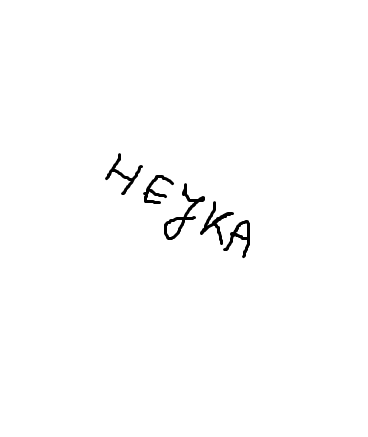
#> input picture data/hejka.png, 368 x 437 px
$ python straightenImage.py
#> lines starting #> are read from the running program, lines starting #| are printed output that depends on the picture; after the words box and inside, x2 and y2 are one past the last pixel; in counts of white or black regions, pixels touching at a corner belong together
#> further down, scan is the input picture: shape (437, 368, 3); min 0, max 255, mean 252.6
import os
import cv2
import numpy as np


def BGRtoGRAY(image):
  if image.shape[2] == 3:
    return cv2.cvtColor(image, cv2.COLOR_BGR2GRAY)
  else:
    return image

def morphOpen(image, kernelSize):
  kernel = np.ones((kernelSize, kernelSize),np.uint8)
  return cv2.morphologyEx(image, cv2.MORPH_OPEN, kernel)

def straightenImage(image, kernelSize=3):
  gray = BGRtoGRAY(image)
  gray = cv2.bitwise_not(gray)
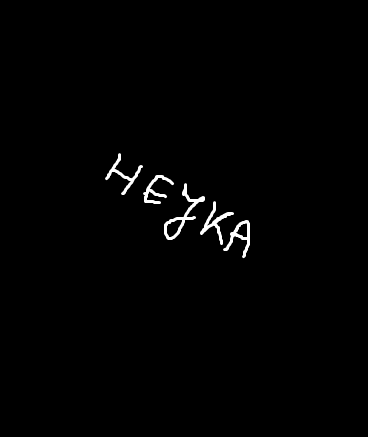
#> gray: shape (437, 368); min 0, max 255, mean 2.4
  thresh = cv2.threshold(gray, 0, 255, cv2.THRESH_BINARY | cv2.THRESH_OTSU)[1]
#> thresh: shape (437, 368); 0.98% white; 5 white regions, box (x1, y1, x2, y2) and area: (164, 183, 205, 240) 419, (200, 201, 234, 245) 312, (223, 220, 250, 258) 295, (105, 153, 143, 195) 280, (143, 175, 174, 204) 270
  thresh = morphOpen(thresh, kernelSize)
#> in morphOpen, `return cv2.morphologyEx(image, cv2.MORPH_OPEN, kernel)`:
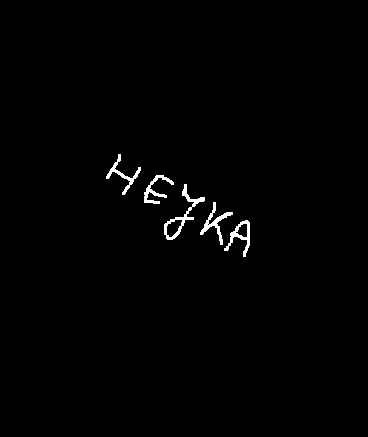
#> returned value: shape (437, 368); 0.94% white; 5 white regions, box (x1, y1, x2, y2) and area: (164, 184, 205, 240) 394, (200, 202, 233, 245) 305, (224, 220, 250, 257) 282, (144, 175, 174, 204) 263, (106, 154, 141, 195) 260
  coords = np.column_stack(np.where(thresh > 0))
#> coords = 1504 pairs, first value 154 to 256, second value 106 to 249

  angle = cv2.minAreaRect(coords)[-1]
#> angle = -30.55
  if angle < -45:
    angle = -(90 + angle)
  else:
    angle = -angle
#> angle = 30.55
  (h, w) = image.shape[:2]
#> h = 437; w = 368
  center = (w // 2, h // 2)
#> center = (184, 218)
  M = cv2.getRotationMatrix2D(center, angle, 1.0)
#> M = [[0.861, 0.508, -85.26], [-0.508, 0.861, 123.8]]
  print("Rotated by an angle of: {:.3f}".format(angle))
#| Rotated by an angle of: 30.548
  return cv2.warpAffine(image, M, (w, h), flags=cv2.INTER_CUBIC, borderMode=cv2.BORDER_REPLICATE)
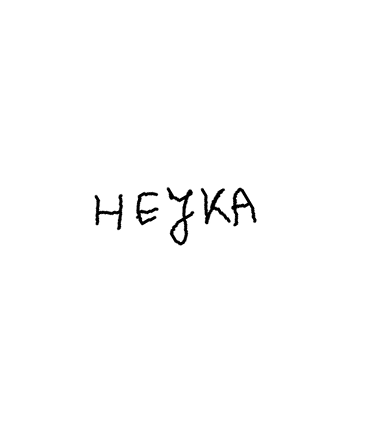
#> returned value: shape (437, 368, 3); min 0, max 255, mean 252.6

def showResizedImage(image, divider):
  height, width = image.shape[:2]
  cv2.imshow(cv2.resize(image, (width//divider, height//divider), interpolation = cv2.INTER_CUBIC))

if __name__ == "__main__":
  scan = cv2.imread('./data/hejka.png')
  #showResizedImage(scan, 3)

  straightImage = (straightenImage(scan))
  #showResizedImage(straightImage, 3)

$ run again, with data/friend.png copied over data/hejka.png
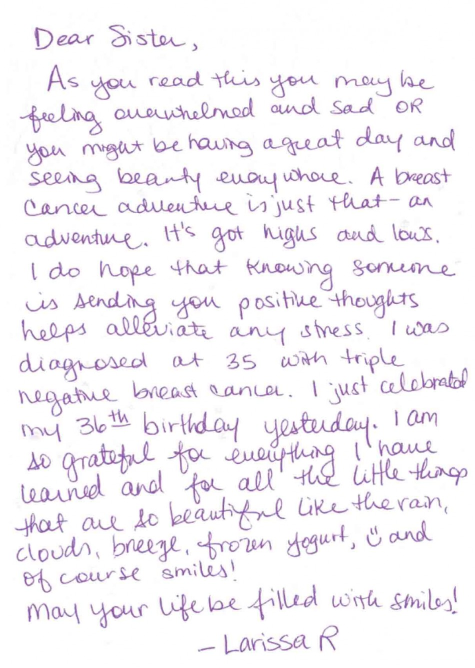
#> input picture data/friend.png, 950 x 1336 px (shown at 1/2 size)
#> scan is the input picture: shape (1336, 950, 3); mean B, G, R 246.1, 241.8, 244.9
#> in straightenImage, `thresh = cv2.threshold(gray, 0, 255, cv2.THRESH_BINARY | cv2.THRESH_OT..`:
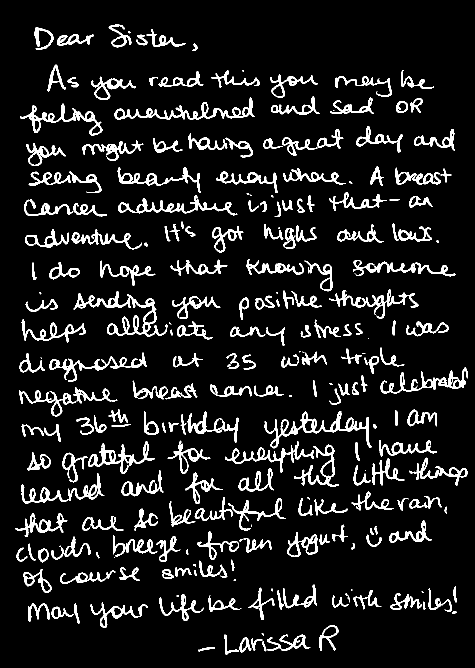
#> thresh: shape (1336, 950) (shown at 1/2 size); 9.5% white; 255 white regions (33 under 20 px), largest, box (x1, y1, x2, y2) and area: (147, 582, 335, 674) 3131, (529, 822, 743, 897) 2774, (229, 195, 510, 240) 2547
#> coords = 109353 pairs, first value 49 to 1308, second value 32 to 934
#> in straightenImage, `angle = cv2.minAreaRect(coords)[-1]`: angle = -0.556
#> in straightenImage, `angle = -angle`: angle = 0.556
#> M = [[1, 0.00971, -6.46], [-0.00971, 1, 4.64]]
#| Rotated by an angle of: 0.556
#> in straightenImage, `return cv2.warpAffine(image, M, (w, h), flags=cv2.INTER_CUBIC, borderM..`:
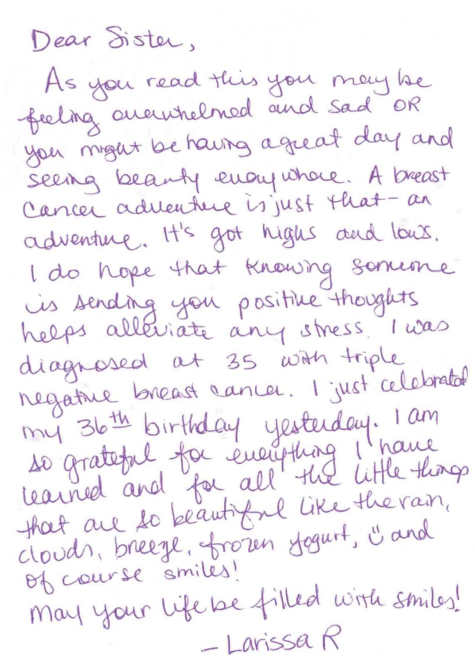
#> returned value: shape (1336, 950, 3) (shown at 1/2 size); mean of channels 0, 1, 2 246.1, 241.8, 244.9; drawn as B, G, R

$ run again, with data/nowitam2 (copy).png copied over data/hejka.png
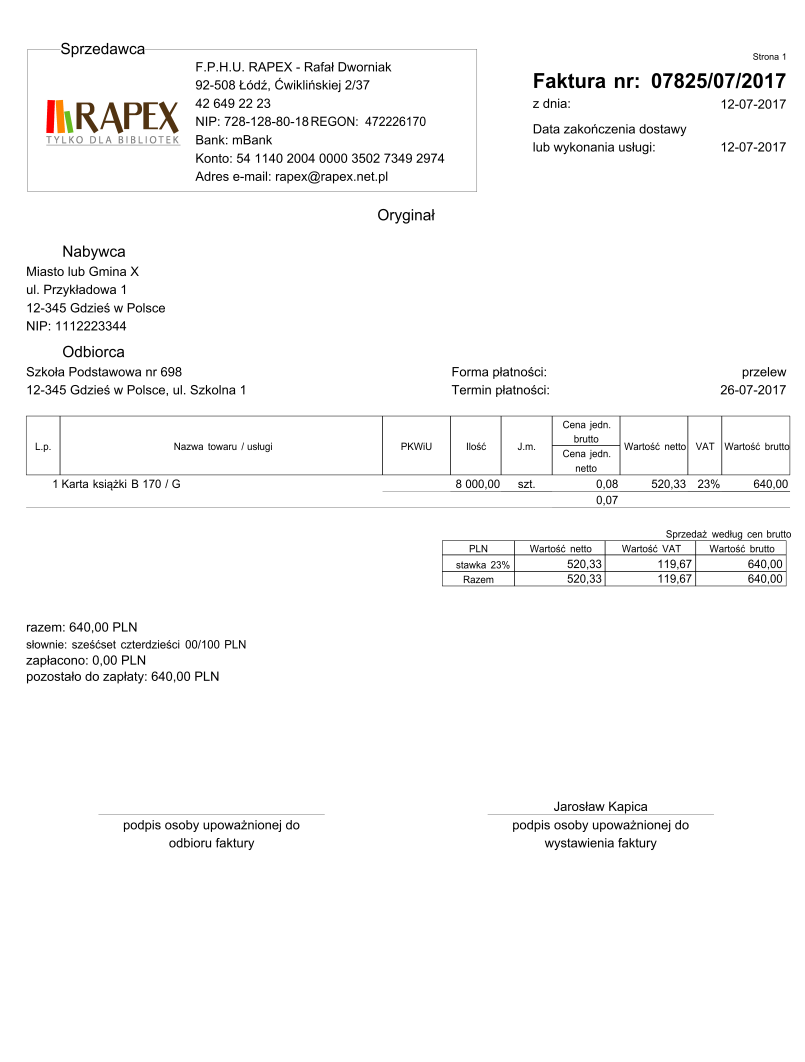
#> input picture data/nowitam2 (copy).png, 2415 x 3186 px (shown at 1/3 size)
#> scan is the input picture: shape (3186, 2415, 3); mean B, G, R 248.6, 248.7, 248.8
#> in straightenImage, `thresh = cv2.threshold(gray, 0, 255, cv2.THRESH_BINARY | cv2.THRESH_OT..`:
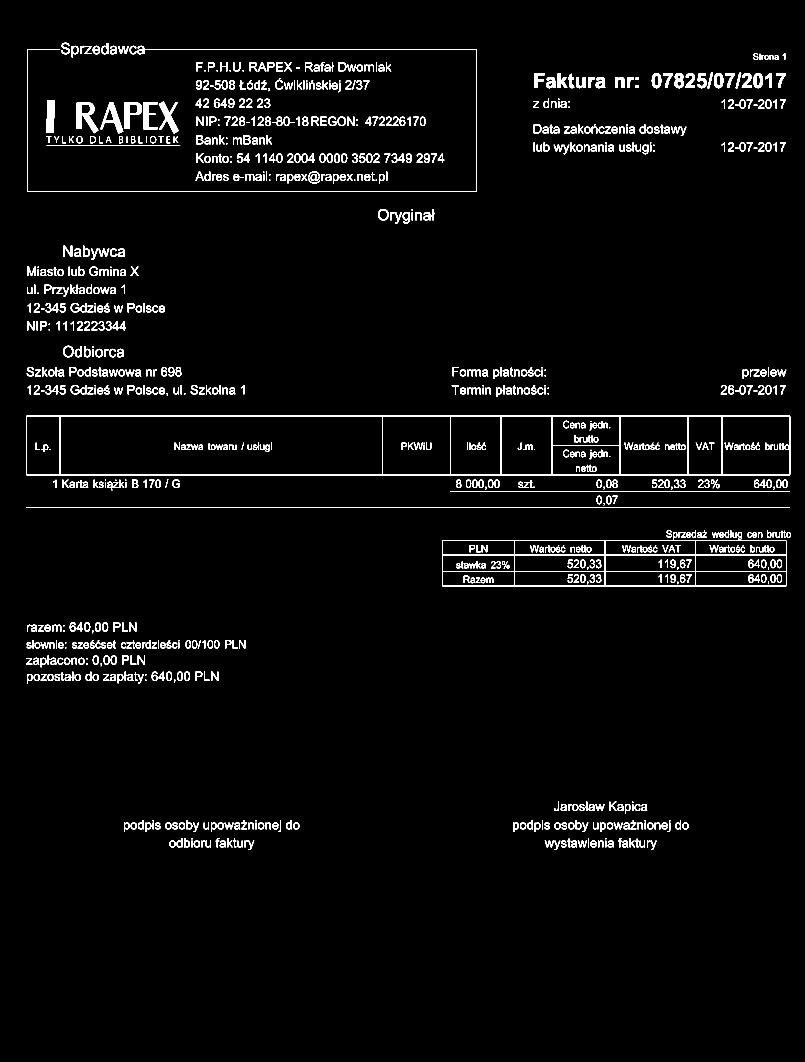
#> thresh: shape (3186, 2415) (shown at 1/3 size); 2.6% white; 1016 white regions (104 under 20 px), largest, box (x1, y1, x2, y2) and area: (78, 1247, 2371, 1426) 13970, (1326, 1621, 2359, 1759) 10590, (82, 147, 1431, 576) 3295
#> coords = 157244 pairs, first value 128 to 2549, second value 79 to 2372
#> in straightenImage, `angle = cv2.minAreaRect(coords)[-1]`: angle = -0.179
#> in straightenImage, `angle = -angle`: angle = 0.179
#> M = [[1, 0.00312, -4.97], [-0.00312, 1, 3.78]]
#| Rotated by an angle of: 0.179
#> in straightenImage, `return cv2.warpAffine(image, M, (w, h), flags=cv2.INTER_CUBIC, borderM..`:
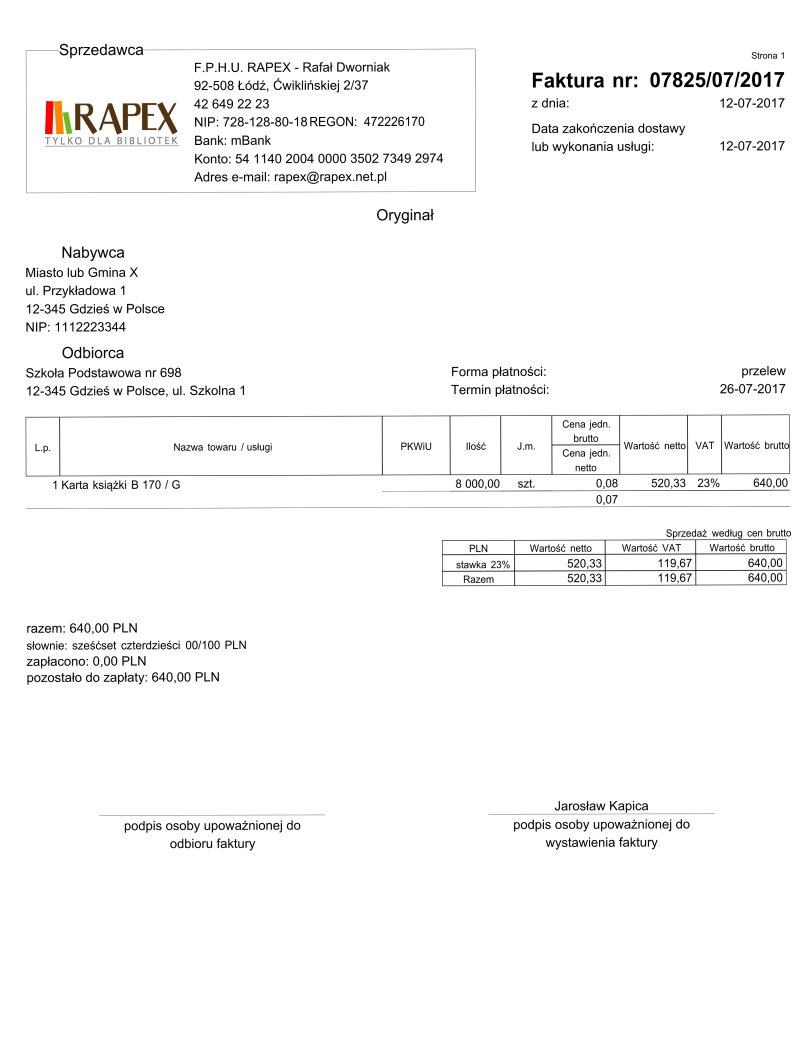
#> returned value: shape (3186, 2415, 3) (shown at 1/3 size); mean of channels 0, 1, 2 248.5, 248.6, 248.8; drawn as B, G, R
